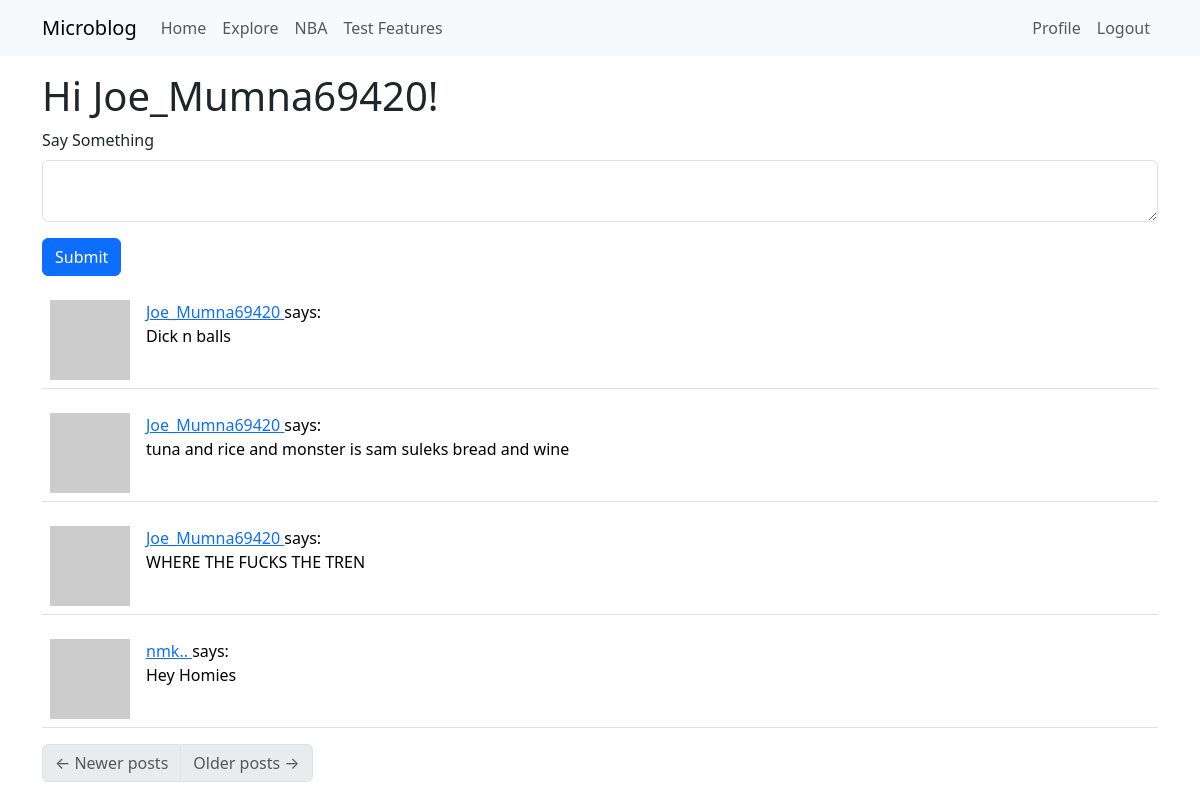
The page /index (signed in) on the database its author committed.
### app/models.py (models this page shows, shortened)
class User(UserMixin, db.Model):
    id: sqlorm.Mapped[int] = sqlorm.mapped_column(primary_key=True)
    username: sqlorm.Mapped[str] = sqlorm.mapped_column(sqlalc.String(64),
                                                        index=True,
                                                        unique=True)
    email: sqlorm.Mapped[str] = sqlorm.mapped_column(sqlalc.String(120),
                                                     index=True,
                                                     unique=True)
    password_hash: sqlorm.Mapped[Optional[str]] = sqlorm.mapped_column(sqlalc.String(256))
    posts: sqlorm.WriteOnlyMapped['Post'] = sqlorm.relationship(
        back_populates='author')
    about_me: sqlorm.Mapped[Optional[str]] = sqlorm.mapped_column(sqlalc.String(140))
    last_seen: sqlorm.Mapped[Optional[datetime]] = sqlorm.mapped_column(
        default=lambda: datetime.now(timezone.utc))
    following: sqlorm.WriteOnlyMapped['User'] = sqlorm.relationship(
        secondary=followers, primaryjoin=(followers.c.follower_id==id),
        secondaryjoin=(followers.c.followed_id==id),
        back_populates='followers')
    followers: sqlorm.WriteOnlyMapped['User'] = sqlorm.relationship(
        secondary=followers, primaryjoin=(followers.c.followed_id==id),
        secondaryjoin=(followers.c.follower_id==id),
        back_populates='following')
    def avatar(self, size):
        digest = md5(self.email.lower().encode('utf-8')).hexdigest()
        return f'https://www.gravatar.com/avatar/{digest}?d=identicon&s={size}'
    def following_posts(self):
        Author = sqlorm.aliased(User)
        Follower = sqlorm.aliased(User)
        return (
            sqlalc.select(Post)
            .join(Post.author.of_type(Author))
            .join(Author.followers.of_type(Follower), isouter=True)
            .where(sqlalc.or_(
                Follower.id==self.id,
                Author.id == self.id,
            ))
            .group_by(Post)
            .order_by(Post.timestamp.desc())
        )

class Post(db.Model):
    id: sqlorm.Mapped[int] = sqlorm.mapped_column(primary_key=True)
    body: sqlorm.Mapped[str] = sqlorm.mapped_column(sqlalc.String(140))
    timestamp: sqlorm.Mapped[datetime] = sqlorm.mapped_column(
        index=True, default=lambda: datetime.now(timezone.utc))
    user_id : sqlorm.Mapped[int] = sqlorm.mapped_column(sqlalc.ForeignKey(User.id), index=True)
    author: sqlorm.Mapped[User] = sqlorm.relationship(back_populates='posts')

### app/routes.py (the view)
@app.route('/', methods=['GET','POST'])
@app.route('/index', methods=['GET', 'POST'])
@login_required
def index():
    form = PostForm()
    if form.validate_on_submit():
        post = Post(body=form.post.data, author=current_user)
        db.session.add(post)
        db.session.commit()
        flash('Your post has been posted!')
        return redirect(url_for('index'))
    page = request.args.get('page', 1, type=int)
    posts = db.paginate(current_user.following_posts(), page=page,
                        per_page=app.config['POSTS_PER_PAGE'], error_out=False)
    next_url = url_for('index', page=posts.next_num) \
        if posts.has_next else None
    prev_url = url_for('index', page=posts.prev_num) \
        if posts.has_prev else None
    return render_template('index.html', title='Home',
                           posts=posts.items, form=form,
                           next_url=next_url, prev_url=prev_url)

### app/forms.py
class PostForm(FlaskForm):
    post = TextAreaField('Say Something', validators=[
        DataRequired(), Length(min=1, max=140)])
    submit = SubmitField('Submit')

### app/models.py (called while the page is built)
@login.user_loader
def load_user(id):
    return db.session.get(User, int(id))

### app/routes.py (called while the page is built)
@app.before_request
def before_request():
    if current_user.is_authenticated:
        current_user.last_seen = datetime.now(timezone.utc)
        db.session.commit()

### app/templates/index.html
{% extends "base.html" %}
{% import "bootstrap_wtf.html" as wtf %}
{% block content %}
    <h1> Hi {{current_user.username }}!</h1>
    {% if form %}
    {{ wtf.quick_form(form) }}
    {% endif %}
    {% for post in posts %}
        {% include '_post.html' %}
    {% endfor %}
    <nav aria-label="Post navigation">
        <ul class="pagination">
            <li class="page-item{% if not prev_url %} disabled{% endif %}">
                <a class="page-link" href="{{ prev_url }}">
                    <span aria-hidden="true">&larr;</span> Newer posts
                </a>
            </li>
            <li class="page-item{% if not next_url %} disabled{% endif %}">
                <a class="page-link" href="{{ next_url }}">
                    Older posts <span aria-hidden="true">&rarr;</span>
                </a>
            </li>
        </ul>
    </nav>
{% endblock %}

### app/templates/_post.html
<table class="table table-hover">
    <tr valign="top">
        <td width="70px">
            <a href="{{ url_for('user', username=post.author.username)}}">
                <img src="{{ post.author.avatar(70)}}"/>
            </a>
        </td>
        <td>
            <a href="{{ url_for('user', username=post.author.username)}}">
                {{post.author.username}}
            </a>
            says: <br>{{post.body}}
        </td>
    </tr>
</table>

### rows shown on the page
User: username "Joe_Mumna69420"
Post: author.username "Joe_Mumna69420", body "Dick n balls"
Post: author.username "Joe_Mumna69420", body "tuna and rice and monster is sam suleks bread and wine"
Post: author.username "Joe_Mumna69420", body "WHERE THE FUCKS THE TREN"
Post: author.username "nmk..", body "Hey Homies"

### other values the page prints
{{ field.label(class='form-label') }} "Say Something"
